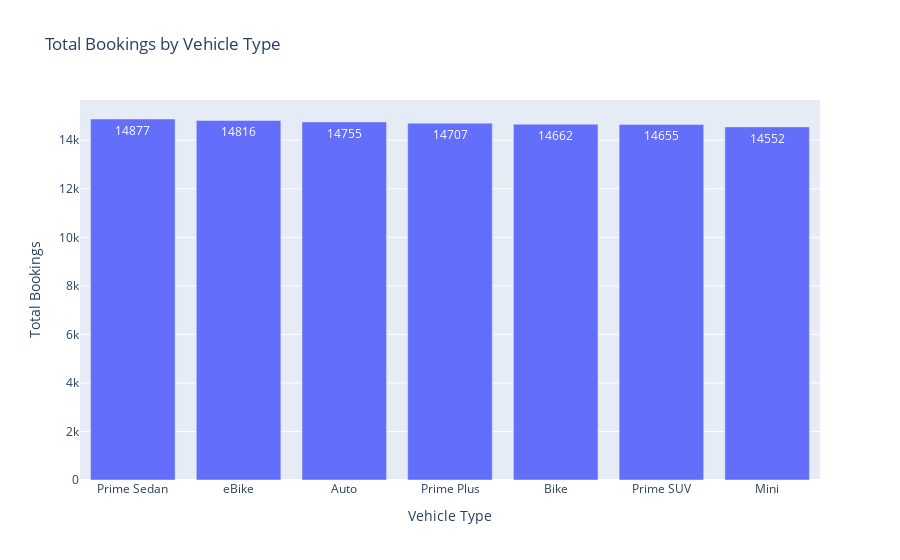

Notebook code for this chart:
### Code cell
vehicle_bookings = new_df['Vehicle_Type'].value_counts().reset_index()
vehicle_bookings.columns = ['Vehicle_Type', 'total_bookings']

fig = px.bar(
    vehicle_bookings,
    x='Vehicle_Type',
    y='total_bookings',
    title='Total Bookings by Vehicle Type',
    text='total_bookings',
)

fig.update_layout(
    xaxis_title='Vehicle Type',
    yaxis_title='Total Bookings'
)

fig.show()

### Figure 1 — Plotly figure (JSON) as saved in the notebook; plotly's stock layout.template omitted (floating-point values rounded to 4 significant figures)
{"data": [{"hovertemplate": "Vehicle_Type=%{x}<br>total_bookings=%{text}<extra></extra>", "legendgroup": "", "marker": {"color": "#636efa", "pattern": {"shape": ""}}, "name": "", "orientation": "v", "showlegend": false, "text": [14880.0, 14820.0, 14760.0, 14710.0, 14660.0, 14660.0, 14550.0], "textposition": "auto", "type": "bar", "x": ["Prime Sedan", "eBike", "Auto", "Prime Plus", "Bike", "Prime SUV", "Mini"], "xaxis": "x", "y": [14877, 14816, 14755, 14707, 14662, 14655, 14552], "yaxis": "y"}], "layout": {"barmode": "relative", "legend": {"tracegroupgap": 0}, "title": {"text": "Total Bookings by Vehicle Type"}, "xaxis": {"anchor": "y", "domain": [0, 1], "title": {"text": "Vehicle Type"}}, "yaxis": {"anchor": "x", "domain": [0, 1], "title": {"text": "Total Bookings"}}}}
